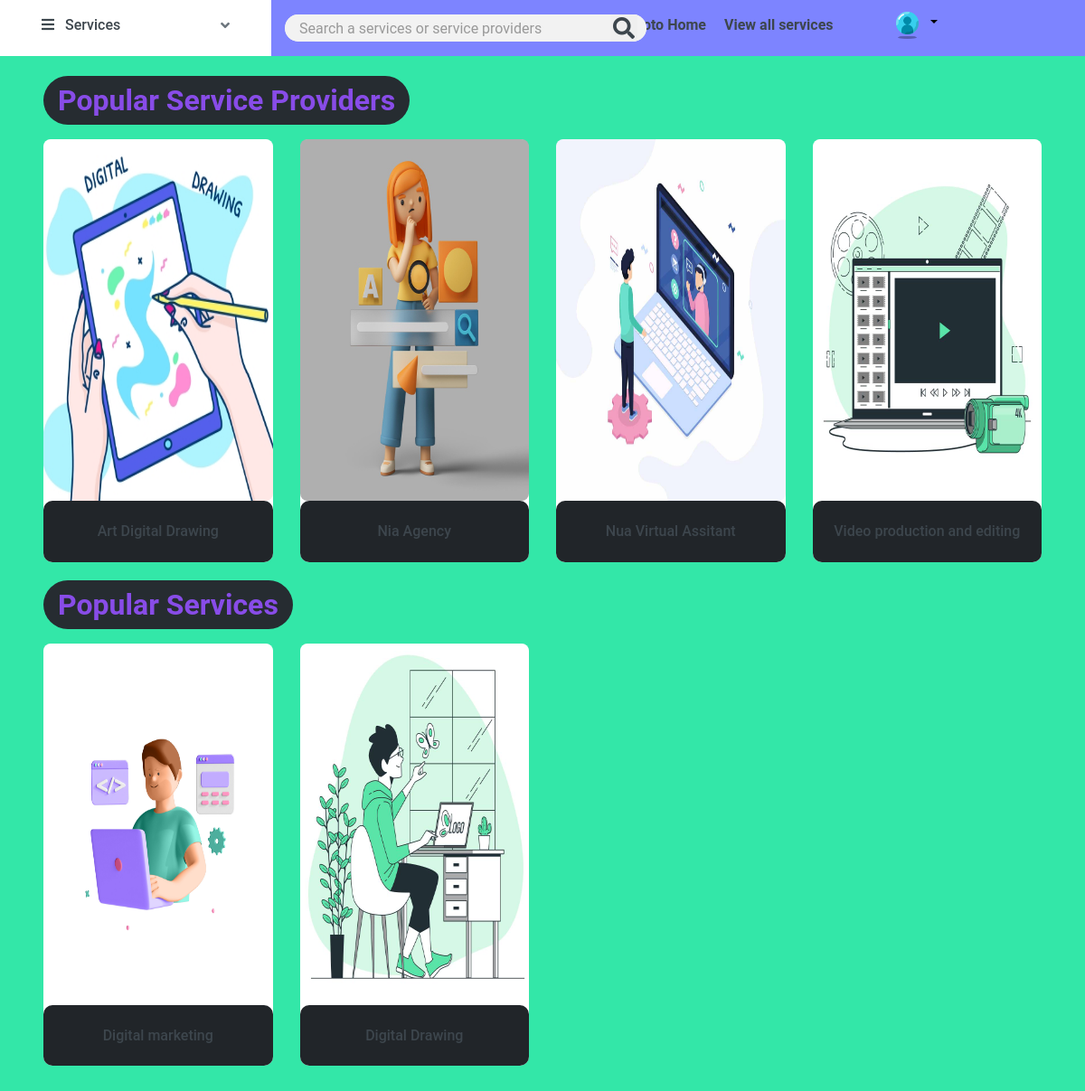
Page /services/ on the committed database.
### services/models.py (models this page shows, shortened)
class ServiceProvider(models.Model):
    sp_id = models.IntegerField(null=True)
    sp_name = models.CharField(max_length=50)
    sp_email = models.EmailField(null=True, blank=True)
    sp_image = models.ImageField(upload_to='uploads/service_provider_image/', blank=True)
    sp_contact = models.TextField()
    sp_star = models.IntegerField(null=True)

class Services(models.Model):
    ACTIVE = 'active'
    DELETEED = 'deleted'
    STATUS_CHOICES = (
        (ACTIVE, 'active'),
        (DELETEED,  'deleted')
    )
    title = models.CharField(max_length=50)
    description = models.TextField(max_length=200)
    status = models.CharField(max_length=20, choices=STATUS_CHOICES, default=ACTIVE)
    image = models.ImageField(upload_to='uploads/service_image/', blank=True)
    video = models.FileField(upload_to='uploads/service_video/', blank=True)
    price = models.IntegerField()
    service_provider = models.ForeignKey('ServiceProvider', related_name='service_provider', on_delete=models.CASCADE)
    stars = models.IntegerField(null=True)

### services/views.py (the view)
# urls.py: path('',include('services.urls')),
def services(request):
    popular_service_providers = ServiceProvider.objects.order_by('sp_star')[0:4]
    popular_services = Services.objects.filter(status=Services.ACTIVE).order_by('stars')[0:4]
    all_services = Services.objects.all()
    return render(request, 'services.html', {
    'popular_service_providers': popular_service_providers,
    'popular_services': popular_services,
    'all_services': all_services,
    })

### store/context_processors.py (called while the page is built)
def cart(request):  # to make cart globally available context_processord.py used
    return {'cart': Cart(request)}

### services/templates/services.html (shortened to what this page needs)
{% load static %}
<html>
<head>
        <link href="https://cdnjs.cloudflare.com/ajax/libs/font-awesome/5.10.0/css/all.min.css" rel="stylesheet">
        <link href="{% static 'css/style.css' %}" rel="stylesheet">
</head>
<body style="background-color: #33e7a8 !important;">
    <div class="container-fluid bg-services-navbar mb-30">
        <div class="row">
            <div class="col-lg-3 d-none d-lg-block bg-light">
                <a class="btn d-flex align-items-center justify-content-between mt-2" data-toggle="collapse" href="#navbar-vertical" style="height: 40px; padding: 0 30px;">
                    <h6 class="m-0 text-dark"><i class="fa fa-bars mr-2"></i> Services </h6>
                    <i class="fa fa-angle-down"></i>
                </a>
            </div>
            <div class="col-lg-4 col-6 text-left mt-3 w-100">
                <form method="get" action="{% url 'search_services' %}">
                    <div class="search-container" style="width: 400px !important">
                        <input type="text" class="form-control btn-light" placeholder="Search a services or service providers" name="service_query">
                        <button class="search-icon">
                        <i class="fa fa-search"></i>
                        </button>
                    </div>
                </form>
            </div>
            <div class="mt-3">
                <a href="{% url 'frontPage' %}" class="text-dark mr-3 font-weight-bolder"> Goto Home </a>
                <a href="{% url 'all_services' %}" class="text-dark mr-3 font-weight-bolder"> View all services </a>
            </div>
            <div class="dropdown mr-5 mt-2 ml-5">
                <a href="#" class="dropdown-toggle" data-toggle="dropdown">
                    <img src="{% static 'img/user4.png' %}" alt="My account" height="35px" width="35px">
                </a>
            </div>
        </div>
    </div>
    <h2 class="position-relative mx-xl-5 mb-4"><span class="bg-heading-violet pr-3 custom-select-lg"> Popular Service Providers </span></h2>
    <div class="row px-xl-5 text-dark">
        {% for i in popular_service_providers %}
            <div class="col-lg-3 col-md-4 col-sm-6 pb-1">
                <div class="product-item bg-services-light mb-4">
                {% if i.sp_name %}
                    {% if i.sp_image %}
                        <div class="product-img position-relative overflow-hidden">
                            <img class = "img-fluid" src="{{ i.sp_image.url }}" alt="Image of  {{ i.sp_name }}">
                        </div>
                    {% else %}
                        <div class="product-img position-relative overflow-hidden">
                            <img class="img-fluid" src="{% static 'img/no-img.png' %}" alt="No image">
                        </div>
                    {% endif %}
                <div class="text-center py-4 bg-card-gray">
                    <a class="h6 text-decoration-none text-truncate" href="{% url 'view_service_category' service_provide_id=i.id  %}">   {{ i.sp_name }} </a>
                </div>
                {% else %}
                <hr>
                    <p class="text-dark h3"> Service provider do not exist. </p>
                {% endif %}
                </div>
            </div>
            {% endfor %}
    </div>
<h2 class="position-relative mx-xl-5 mb-4"><span class="bg-heading-violet pr-3 custom-select-lg"> Popular Services </span></h2>
<div class="row px-xl-5 text-dark">
    {% for i in popular_services %}
        <div class="col-lg-3 col-md-4 col-sm-6 pb-1">
            <div class="product-item bg-services-light mb-4">
                {% if i.image %}
                    <div class="product-img position-relative overflow-hidden">
                        <img class="img-fluid" src="{{ i.image.url }}" alt="Image of {{ i.title }}">
                    </div>
                {% else %}
                <div class="product-img position-relative overflow-hidden">
                    <img class="img-fluid" src="{% static 'img/logo.png' %}" alt="Image of {{ i.title }}">
                </div>
                {% endif %}
                <div class="text-center py-4 bg-card-gray">
                    <a class="h6 text-decoration-none text-truncate" href="{% url 'view_service' service_id=i.id %}"> {{ i.title }} </a>
                </div>
            </div>
        </div>
        {% endfor %}
</div>
</body>
</html>

### rows in the picture
ServiceProvider: sp_image (picture), sp_name "Art Digital Drawing"
ServiceProvider: sp_image (picture), sp_name "Nia Agency"
ServiceProvider: sp_image (picture), sp_name "Nua Virtual Assitant"
ServiceProvider: sp_image (picture), sp_name "Video production and editing"
Services: image (picture), title "Digital marketing"
Services: image (picture), title "Digital Drawing"
